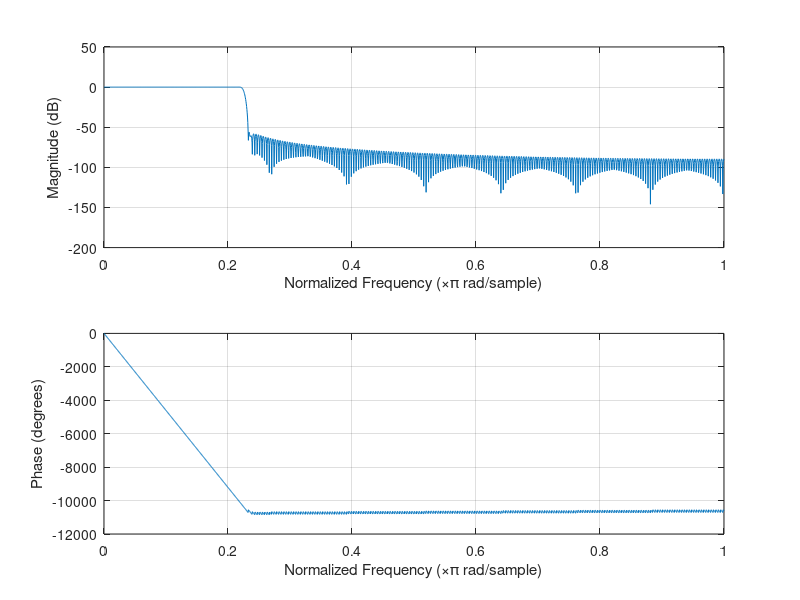

Source code (MATLAB): (Note: this script raises an error after producing the figure.)
figure(1);
fc = 2500;              % Cutoff frequency in Hz
Fs = 22050;             % Sampling frequency in Hz
wc = fc / (Fs / 2);     % Normalized cutoff frequency

% Windowing paramteres
window = hamming(513);   % Hamming window of length 513

% Design the FIR filter using the fir1 function
filter_coeff = fir1(513 - 1, wc, 'low', window); % 513 taps, 513 - 1 in the order

% Plot the frequency response of the filter
freqz(filter_coeff, 1); % 1024 points for a smooth plot, Fs as sampling frequency

figure(2);
% Read audio file
[x, Fs] = audioread('love_mono22.wav');

% Filter the audio signal
x_filtered = filter(filter_coeff, 1, x);

% Plot the inputs power spectral density
subplot(2, 1, 1);
pwelch(x, [], [], [], Fs);
title('Power Spectrum of Input Signal');

% Plot the outputs power spectral density
subplot(2, 1, 2);
pwelch(x_filtered, [], [], [], Fs);
title('Power Spectrum of Filtered Signal');

% Create output file
audiowrite('filtered_love_mono22.wav', x_filtered, Fs);